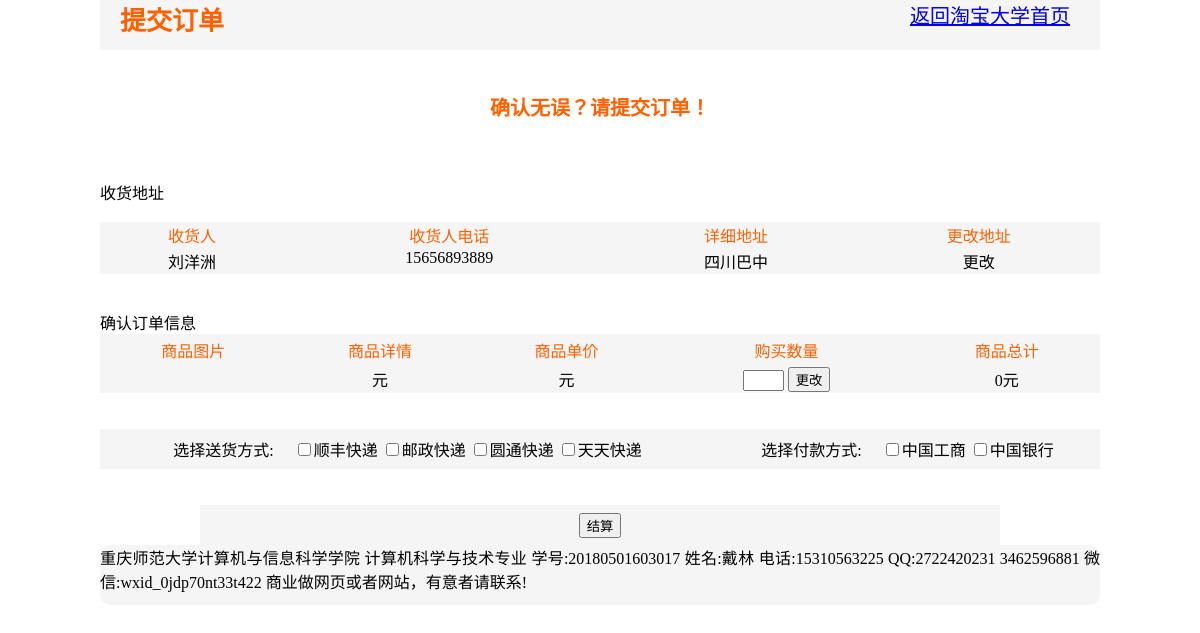
/resp/buy2.php (signed in), run on the app's committed database.
### tables this page shows
CREATE TABLE `tb_address` (
  `adid` int(10) NOT NULL AUTO_INCREMENT,
  `consigner` varchar(20) DEFAULT NULL,
  `tel` varchar(20) DEFAULT NULL,
  `ad_content` varchar(30) DEFAULT NULL,
  `deid` int(10) DEFAULT '0',
  `uid` int(10) NOT NULL DEFAULT '0',
  PRIMARY KEY (`adid`,`uid`)
);

CREATE TABLE `tb_pay_method` (
  `pid` int(10) NOT NULL AUTO_INCREMENT,
  `pname` varchar(50) DEFAULT NULL,
  `ppic` varchar(255) DEFAULT NULL,
  PRIMARY KEY (`pid`)
);

### resp/buy2.php (the view, shortened to what this page needs)
<!DOCTYPE html>
<html xmlns="http://www.w3.org/1999/html">
<head>
</head>
<body>
<div id="container">
    <div id="banner" class="width">
        <tb style="font-size: 26px; margin-left: 20px; text-align: center; color: #FF6100; font-weight: bold;">提交订单</tb>
        <a style="float: right;font-size: 20px; margin-right: 30px; text-decoration: underline;" href="index.php">返回淘宝大学首页</a>
    </div>
    <div id="content2">
        <br><br>
        <table width="800" bgcolor="white" height="40" border="0" align="center" cellpadding="1" cellspacing="0" >
            <td align="center" style="font-size: 20px; color: #FF6100; font-weight: bold;">确认无误？请提交订单！</td>
        </table>
        <br><br><br>
        收货地址
        <br><br>
        <table width="1000" bgcolor="#f5f5f5" height=" " border="0" align="center" cellpadding="1" cellspacing="0" >
            <tr>
                <td align="center" style="font-size: 16px;color: #FF6100;">收货人</td>
                <td align="center" style="font-size: 16px;color: #FF6100;">收货人电话</td>
                <td align="center" style="font-size: 16px;color: #FF6100;">详细地址</td>
                <td align="center" style="font-size: 16px;color: #FF6100;">更改地址</td>
            </tr>
            <?php
            include ("conn.php");
            $uid=$_SESSION['id'];
            $sql = mysqli_query($link,"select * from tb_address where uid = '$uid'");
            $row =mysqli_fetch_object($sql);
            do{
                ?>
                <tr>
                    <td height="10" align="center" valign="top"><?php echo $row->consigner;?></td>
                    <td height="10" align="center" valign="top"><?php echo $row->tel;?></td>
                    <td height="10" align="center" valign="top"><?php echo $row->ad_content;?></td>
                    <td height="10" align="center" valign="top">更改</td>
                </tr>
                <?php
            }while($row=mysqli_fetch_object($sql))
            ?>
        </table>
        <br><br>
        <table width="1000" bgcolor="#f5f5f5" height=" " border="0" align="center" cellpadding="1" cellspacing="0" >
            <tr>
                <td height="30" align="center" style="font-size: 16px;color: #FF6100;">商品图片</td>
                <td align="center" style="font-size: 16px;color: #FF6100;">商品详情</td>
                <td align="center" style="font-size: 16px;color: #FF6100;">商品单价</td>
                <td align="center" style="font-size: 16px;color: #FF6100;">购买数量</td>
                <td align="center" style="font-size: 16px;color: #FF6100;">商品总计</td>
            </tr>
            <?php
            $cid=$_SESSION["ccid"];
            $bid = $_SESSION['bid1'];
            $sql = mysqli_query($link, "select * from tb_buy JOIN tb_order_details on tb_order_details.bid = tb_buy.bid join tb_commodity on tb_commodity.cid = tb_order_details.cid where tb_commodity.cid = '$cid'and tb_order_details.bid='$bid'");
            $info = mysqli_fetch_array($sql);
            ?>
            <tr>
                <td height="10" align="center" valign="top">
                </td>
                <td height="10" align="center" valign="top">
                    <div align="center"><?php echo $info["cdetail"]; ?>元</div>
                </td>
                <td height="10" align="center" valign="top">
                    <div align="center"><?php echo $info["cprice"]; ?>元</div>
                </td>
                <td height="10" align="center" valign="top">
                    <div align="center">
                        <div align="center">
                            <form action="update_details_num.php" method="post">
                                <input type="text" name="counts" id="counts" size="2" value="<?php echo $info["num"];?>">
                                <input type="submit" name="Submit" value="更改">
                            </form>
                        </div>
                </td>
                <td height="10" align="center" valign="top">
                    <div align="center"><?php echo $info["num"] * $info["cprice"]; ?>元</div>
                </td>
            </tr>
        </table>
        <br><br>
        <form method="post" action="buy_shop2.php">
            <table width="1000" bgcolor="#F5F5F5" height="40" border="0" align="center" cellpadding="1" cellspacing="0" >
                <td align="center"><label>选择送货方式:&nbsp;&nbsp;&nbsp;&nbsp;</label>
                    <input type="checkbox" name="getshop" id="getshop" value="顺丰快递"><label>顺丰快递</label>
                    <input type="checkbox" name="getshop" id="getshop" value="邮政快递"><label>邮政快递</label>
                    <input type="checkbox" name="getshop" id="getshop" value="圆通快递"><label>圆通快递</label>
                    <input type="checkbox" name="getshop" id="getshop" value="天天快递"><label>天天快递</label>
                </td>
                <td align="center"><label>选择付款方式:&nbsp;&nbsp;&nbsp;&nbsp;</label>
                    <?php
                        $sql3 = mysqli_query($link,"select * from tb_pay_method");
                        $row3 = mysqli_fetch_array($sql3);
                        do{
                    ?>
                    <input type="checkbox" name="payway" id="payway" value="<?php echo $row3['pname'];?>"><label><?php echo $row3['pname'];?></label>
                    <?php
                        }while($row3= mysqli_fetch_array($sql3));
                    ?>
                </td>
            </table>
            <br><br>
            <table width="800" bgcolor="#F5F5F5" height="40" border="0" align="center" cellpadding="1" cellspacing="0" >
                <td align="center"><a style="font-size: 20px; color: #FF6100;" target=""><input type="submit" value="结算"></a></td>
            </table>
        </form>
    </div>
    <div id="footer">
        重庆师范大学计算机与信息科学学院 计算机科学与技术专业 学号:20180501603017 姓名:戴林 电话:15310563225 QQ:2722420231 3462596881 微信:wxid_0jdp70nt33t422 商业做网页或者网站，有意者请联系!
    </div>
</div>
</body>
</html>

### resp/buy2.php (style rules this page uses)
body, html { margin: 0px; padding: 0px; text-align: center; background: white; }
#container { position: relative; margin: 0 auto; padding: 0px; width: 1000px; text-align: left; }
#banner { width: 1000px; height: 50px; margin-top: 0px; padding: 0px; background-color: #F5F5F5; }
a { text-decoration: none; }
.width { width: 1000px; margin: 0 auto; }
#content2 { float: left; width: 1000px; margin-top: 0px; background-color: #ffffff; }
#footer { float:left; text-align: justify; width: 1000px; height: 60px; padding: 0px; margin-top: 0px; background-color: #F5F5F5; border-radius: 10px; }

### data on the page
tb_address: consigner "刘洋洲", tel "15656893889", ad_content "四川巴中"
tb_pay_method: pname "中国工商"
tb_pay_method: pname "中国银行"

### other printed values
$info["num"] * $info["cprice"] "0"
